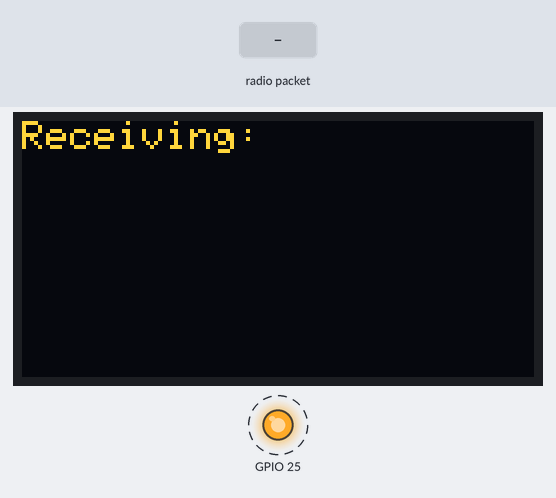
Bench run of a program on a simulated ESP32. Shown: 128×64 one-colour display, output pins drawn as LEDs (lit = HIGH). Dashed ring = blinking. Inputs (shaded band) come from the test bench. The OLED is the two-colour kind (top 16 rows yellow); no radio packets arrive unless stated; what the program prints to the serial monitor is not drawn.

Above: at 1.32 s.
1.8 s: radio packet "1" arrives
At 2.4 s:
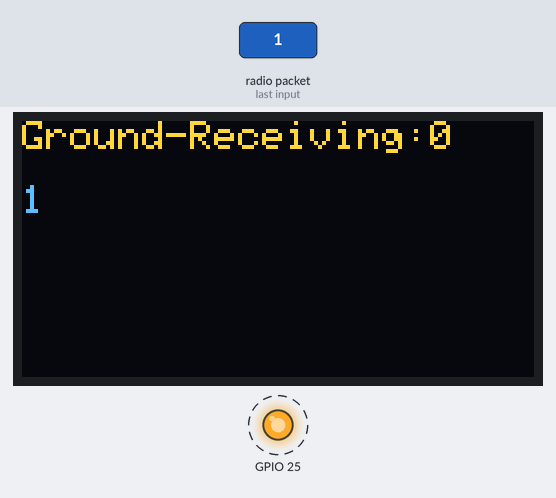
Timing chart, 0 to 10.8 s (numbered marks = the images above; inputs shaded):
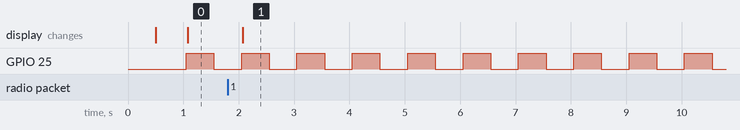

Measured:
- after the input at 1.8 s, the display: changes after 0.28 s (image 1)
- by itself, GPIO 25: alternates HIGH for 0.50 s and LOW for 0.50 s

The program:

main.cpp
```cpp
/***********************************************************************
  This is the main program for the ground receiver.
  It initializes the OLED display and LoRa module, then enters a loop
  to receive data and update the display.
 ***********************************************************************/
#include <Wire.h>
#include <Arduino.h>
#include "ssd1306.h"
#include "lora_sx1276.h"

char tmpBuffer[72];
char tmpBuffer2[72];
char timeBuffer[64];
String oledline[9];
unsigned long currMillis, prevMillis;

void convDDHHMMSS(unsigned long, char *);
void setup()
{
  // Initialize the GPIO pin 25 as an output.
  // This pin can be used to toggle an LED or for other debugging tasks.
  pinMode(25, OUTPUT);
  Serial.begin(115200);
  delay(500);

  // The I2C bus is initialized with the default pins (SDA=21, SCL=22).
  Wire.begin(21, 22);

  // Initialize the OLED display and the sensors
  oled_display_init();
  lora_sx1276_init();

  currMillis = millis();
  // Prepare the OLED display with initial text
  oledline[1] = "Receiving: ";
  for (int jj = 2; jj <= 8; jj++)
  {
    oledline[jj] = "";
  }
  Serial.println("");
  prevMillis = millis();
}

void loop()
{
  currMillis = millis();

  if (currMillis - prevMillis >= 500)
  {
    prevMillis = currMillis;

    // Toggle GPIO pin 25 to indicate that the program is running
    digitalWrite(25, !digitalRead(25));

    lora_sx1276_receive();

    // Display the sensor data on the OLED
    displayTextOLED(oledline);
  }
}
```
